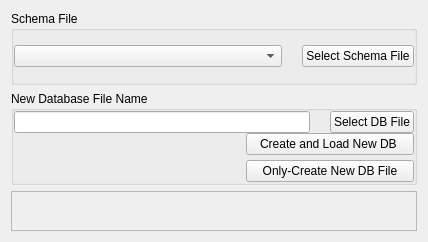
<?xml version="1.0" encoding="UTF-8"?>
<ui version="4.0">
 <class>dbe::CreateDatabaseWidget</class>
 <widget class="QWidget" name="dbe::CreateDatabaseWidget">
  <property name="geometry">
   <rect>
    <x>0</x>
    <y>0</y>
    <width>428</width>
    <height>242</height>
   </rect>
  </property>
  <property name="windowTitle">
   <string>Form</string>
  </property>
  <layout class="QHBoxLayout" name="horizontalLayout_3">
   <item>
    <layout class="QVBoxLayout" name="Layout">
     <item>
      <widget class="QGroupBox" name="SchemaGroupBox">
       <property name="sizePolicy">
        <sizepolicy hsizetype="Preferred" vsizetype="Expanding">
         <horstretch>0</horstretch>
         <verstretch>0</verstretch>
        </sizepolicy>
       </property>
       <property name="title">
        <string>Schema File</string>
       </property>
       <layout class="QVBoxLayout" name="verticalLayout">
        <property name="spacing">
         <number>0</number>
        </property>
        <property name="margin">
         <number>0</number>
        </property>
        <item>
         <layout class="QHBoxLayout" name="horizontalLayout_2">
          <item>
           <widget class="QComboBox" name="SchemaCombo">
            <property name="sizePolicy">
             <sizepolicy hsizetype="Expanding" vsizetype="Fixed">
              <horstretch>0</horstretch>
              <verstretch>0</verstretch>
             </sizepolicy>
            </property>
           </widget>
          </item>
          <item>
           <spacer name="horizontalSpacer">
            <property name="orientation">
             <enum>Qt::Horizontal</enum>
            </property>
            <property name="sizeType">
             <enum>QSizePolicy::Maximum</enum>
            </property>
            <property name="sizeHint" stdset="0">
             <size>
              <width>20</width>
              <height>20</height>
             </size>
            </property>
           </spacer>
          </item>
          <item>
           <widget class="QPushButton" name="SchemaButton">
            <property name="text">
             <string>Select Schema File</string>
            </property>
           </widget>
          </item>
         </layout>
        </item>
       </layout>
      </widget>
     </item>
     <item>
      <widget class="QGroupBox" name="NewDatabseGroupBox">
       <property name="sizePolicy">
        <sizepolicy hsizetype="Preferred" vsizetype="Expanding">
         <horstretch>0</horstretch>
         <verstretch>0</verstretch>
        </sizepolicy>
       </property>
       <property name="title">
        <string>New Database File Name</string>
       </property>
       <layout class="QVBoxLayout" name="verticalLayout_2">
        <property name="spacing">
         <number>0</number>
        </property>
        <property name="margin">
         <number>0</number>
        </property>
        <item>
         <layout class="QHBoxLayout" name="horizontalLayout">
          <item>
           <widget class="QLineEdit" name="DatabaseName"/>
          </item>
          <item>
           <spacer name="horizontalSpacer_3">
            <property name="orientation">
             <enum>Qt::Horizontal</enum>
            </property>
            <property name="sizeType">
             <enum>QSizePolicy::Maximum</enum>
            </property>
            <property name="sizeHint" stdset="0">
             <size>
              <width>20</width>
              <height>20</height>
             </size>
            </property>
           </spacer>
          </item>
          <item>
           <widget class="QPushButton" name="SelectButton">
            <property name="text">
             <string>Select DB File</string>
            </property>
           </widget>
          </item>
         </layout>
        </item>
        <item>
         <layout class="QHBoxLayout" name="horizontalLayout_4">
          <item>
           <spacer name="horizontalSpacer_2">
            <property name="orientation">
             <enum>Qt::Horizontal</enum>
            </property>
            <property name="sizeHint" stdset="0">
             <size>
              <width>40</width>
              <height>20</height>
             </size>
            </property>
           </spacer>
          </item>
          <item>
           <layout class="QVBoxLayout" name="verticalLayout_8">
            <item>
             <widget class="QPushButton" name="CreateDatabaseButton">
              <property name="toolTip">
               <string>&lt;!DOCTYPE HTML PUBLIC &quot;-//W3C//DTD HTML 4.0//EN&quot; &quot;http://www.w3.org/TR/REC-html40/strict.dtd&quot;&gt;
&lt;html&gt;&lt;head&gt;&lt;meta name=&quot;qrichtext&quot; content=&quot;1&quot; /&gt;&lt;style type=&quot;text/css&quot;&gt;
p, li { white-space: pre-wrap; }
&lt;/style&gt;&lt;/head&gt;&lt;body style=&quot; font-family:'Sans Serif'; font-size:9pt; font-weight:400; font-style:normal;&quot;&gt;
&lt;table style=&quot;-qt-table-type: root; margin-top:4px; margin-bottom:4px; margin-left:4px; margin-right:4px;&quot;&gt;
&lt;tr&gt;
&lt;td style=&quot;border: none;&quot;&gt;
&lt;p style=&quot; margin-top:0px; margin-bottom:0px; margin-left:0px; margin-right:0px; -qt-block-indent:0; text-indent:0px;&quot;&gt;&lt;span style=&quot; font-weight:600;&quot;&gt;Create a new DB file and Load it into the DBE editor.&lt;/span&gt;&lt;/p&gt;
&lt;p style=&quot; margin-top:0px; margin-bottom:0px; margin-left:0px; margin-right:0px; -qt-block-indent:0; text-indent:0px;&quot;&gt;The DB file is created and loaded, and ready to work on it.&lt;/p&gt;&lt;/td&gt;&lt;/tr&gt;&lt;/table&gt;&lt;/body&gt;&lt;/html&gt;</string>
              </property>
              <property name="whatsThis">
               <string>Click on this button to create a new DB file, with the selecetd DB schema. It also load the newly created file into the editor, to be ready to work on it.</string>
              </property>
              <property name="text">
               <string>   Create and Load New DB    </string>
              </property>
             </widget>
            </item>
            <item>
             <spacer name="verticalSpacer">
              <property name="orientation">
               <enum>Qt::Vertical</enum>
              </property>
              <property name="sizeType">
               <enum>QSizePolicy::Maximum</enum>
              </property>
              <property name="sizeHint" stdset="0">
               <size>
                <width>20</width>
                <height>5</height>
               </size>
              </property>
             </spacer>
            </item>
            <item>
             <widget class="QPushButton" name="CreateNoLoadDatabaseButton">
              <property name="toolTip">
               <string>&lt;!DOCTYPE HTML PUBLIC &quot;-//W3C//DTD HTML 4.0//EN&quot; &quot;http://www.w3.org/TR/REC-html40/strict.dtd&quot;&gt;
&lt;html&gt;&lt;head&gt;&lt;meta name=&quot;qrichtext&quot; content=&quot;1&quot; /&gt;&lt;style type=&quot;text/css&quot;&gt;
p, li { white-space: pre-wrap; }
&lt;/style&gt;&lt;/head&gt;&lt;body style=&quot; font-family:'Sans Serif'; font-size:9pt; font-weight:400; font-style:normal;&quot;&gt;
&lt;table style=&quot;-qt-table-type: root; margin-top:4px; margin-bottom:4px; margin-left:4px; margin-right:4px;&quot;&gt;
&lt;tr&gt;
&lt;td style=&quot;border: none;&quot;&gt;
&lt;p style=&quot; margin-top:0px; margin-bottom:0px; margin-left:0px; margin-right:0px; -qt-block-indent:0; text-indent:0px;&quot;&gt;&lt;span style=&quot; font-weight:600;&quot;&gt;Create a new DB file. &lt;/span&gt;&lt;/p&gt;
&lt;p style=&quot; margin-top:0px; margin-bottom:0px; margin-left:0px; margin-right:0px; -qt-block-indent:0; text-indent:0px;&quot;&gt;Then you will have to explicity load it with the editor to work on it.&lt;/p&gt;&lt;/td&gt;&lt;/tr&gt;&lt;/table&gt;&lt;/body&gt;&lt;/html&gt;</string>
              </property>
              <property name="whatsThis">
               <string>Click on this to create a new DB file. It does not load the newly created file, however.</string>
              </property>
              <property name="text">
               <string>Only-Create New DB File</string>
              </property>
             </widget>
            </item>
           </layout>
          </item>
         </layout>
        </item>
       </layout>
      </widget>
     </item>
     <item>
      <widget class="QFrame" name="StatusFrame">
       <property name="minimumSize">
        <size>
         <width>0</width>
         <height>40</height>
        </size>
       </property>
       <property name="frameShape">
        <enum>QFrame::StyledPanel</enum>
       </property>
       <property name="frameShadow">
        <enum>QFrame::Raised</enum>
       </property>
       <layout class="QVBoxLayout" name="verticalLayout_3">
        <item>
         <layout class="QVBoxLayout" name="StatusLayout"/>
        </item>
       </layout>
      </widget>
     </item>
    </layout>
   </item>
  </layout>
 </widget>
 <resources/>
 <connections/>
</ui>
